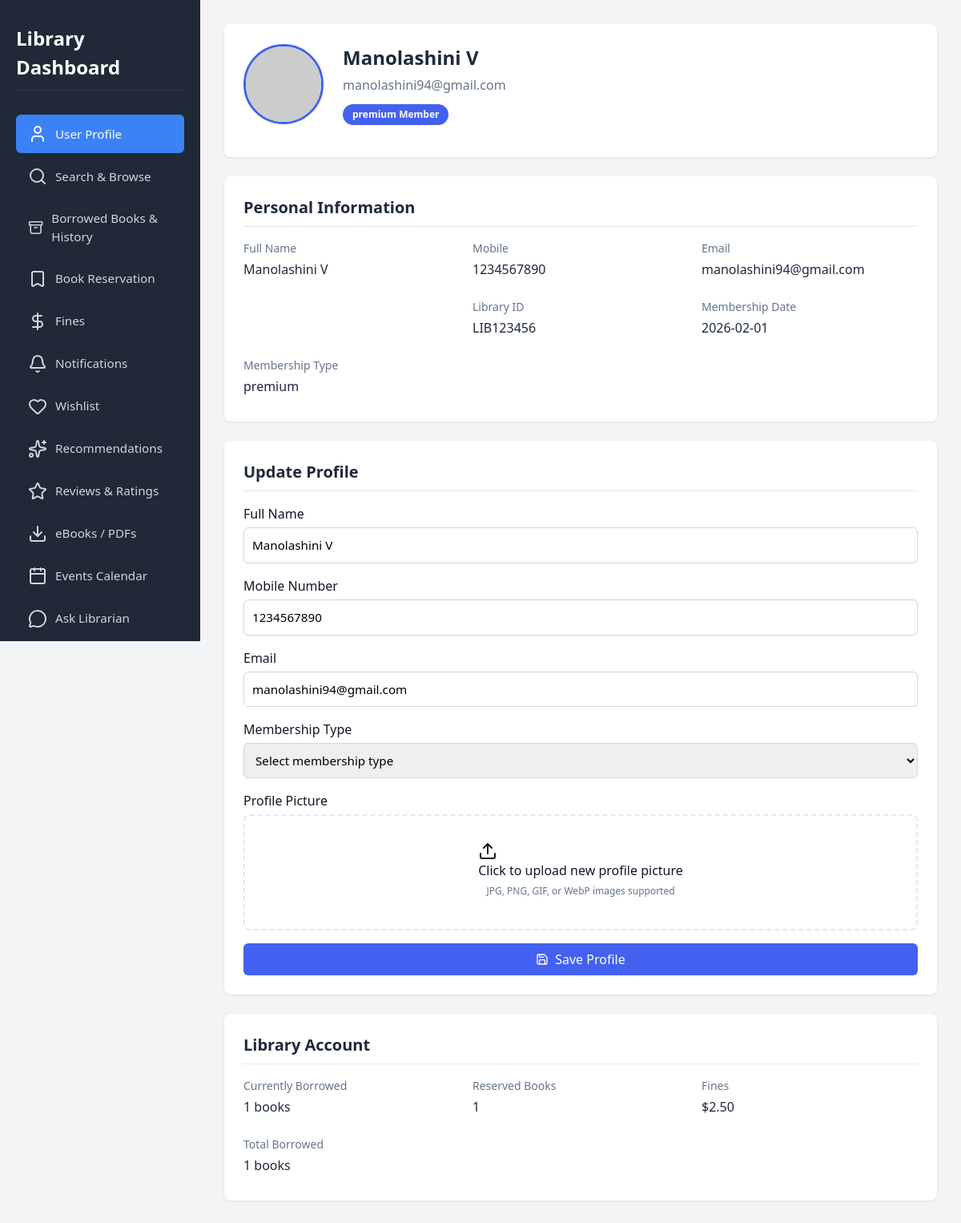
Screenshot of /profile.php (signed in) with the database file from the repository.
### tables this page shows
CREATE TABLE users (
    id INT AUTO_INCREMENT PRIMARY KEY,
    full_name VARCHAR(100) NOT NULL,
    email VARCHAR(100) NOT NULL UNIQUE,
    username VARCHAR(50) NOT NULL UNIQUE,
    password VARCHAR(255) NOT NULL,
    user_type ENUM('user', 'admin') NOT NULL DEFAULT 'user',
    is_approved BOOLEAN NOT NULL DEFAULT TRUE,
    created_at TIMESTAMP DEFAULT CURRENT_TIMESTAMP
);

### profile.php (the view, shortened to what this page needs)
<?php
require_once('config.php');
$user_id = $_SESSION['user_id'];
try {
    $sql = "SELECT * FROM users WHERE id = :user_id";
    $stmt = $pdo->prepare($sql);
    $stmt->bindParam(':user_id', $user_id, PDO::PARAM_INT);
    $stmt->execute();
    $user = $stmt->fetch(PDO::FETCH_ASSOC);
    $user['profile_pic'] = $user['profile_pic'] ?? null;
    $user['mobile'] = $user['mobile'] ?? '';
    $user['library_id'] = $user['library_id'] ?? 'LIB-' . str_pad($user['id'], 6, '0', STR_PAD_LEFT);
    $user['membership_type'] = $user['membership_type'] ?? '';
    $user['membership_date'] = $user['membership_date'] ?? date('Y-m-d');
    $user['last_login'] = $user['last_login'] ?? 'Never';
    $user['borrowed_books_count'] = 0;
    $user['reserved_books_count'] = 0;
    $user['total_borrowed'] = 0;
    $user['fines'] = '0.00';
    try {
        $table_check = $pdo->query("SHOW TABLES LIKE 'borrowings'")->fetch();
        if ($table_check) {
            $borrowed_count = $pdo->query("SELECT COUNT(*) FROM borrowings WHERE user_id = $user_id AND status = 'borrowed'")->fetchColumn();
            $user['borrowed_books_count'] = $borrowed_count;
            $total_borrowed = $pdo->query("SELECT COUNT(*) FROM borrowings WHERE user_id = $user_id")->fetchColumn();
            $user['total_borrowed'] = $total_borrowed;
        }
        $table_check = $pdo->query("SHOW TABLES LIKE 'reservations'")->fetch();
        if ($table_check) {
            $reservation_count = $pdo->query("SELECT COUNT(*) FROM reservations WHERE user_id = $user_id AND (status = 'pending' OR status = 'active')")->fetchColumn();
            $user['reserved_books_count'] = $reservation_count;
        }
        $table_check = $pdo->query("SHOW TABLES LIKE 'fines'")->fetch();
        if ($table_check) {
            $fines = $pdo->query("SELECT COALESCE(SUM(amount), 0) FROM fines WHERE user_id = $user_id AND status = 'unpaid'")->fetchColumn();
            $user['fines'] = number_format($fines, 2);
        }
    } catch (PDOException $e) {
        error_log("Database tables not found: " . $e->getMessage());
    }
} catch (PDOException $e) {
    die(json_encode(['error' => 'Database error: ' . $e->getMessage()]));
}
?>
<!DOCTYPE html>
<html lang="en">
<head>
    <link rel="stylesheet" href="dashboard.css">
    <link href="https://cdn.jsdelivr.net/npm/tailwindcss@2.2.19/dist/tailwind.min.css" rel="stylesheet">
    <link href="https://cdn.jsdelivr.net/npm/@mdi/font@6.5.95/css/materialdesignicons.min.css" rel="stylesheet">
</head>
<body>
    <div class="dashboard">
        <?php include('sidebar.php'); ?>
        <main class="main-content">
        <div class="card">
            <div class="profile-header">
                <img src="<?php echo !empty($user['profile_pic']) ? '../uploads/profile_pics/' . htmlspecialchars($user['profile_pic']) : 'https://ui-avatars.com/api/?name=' . urlencode($user['full_name']) . '&background=4361ee&color=fff&size=200'; ?>"
                    alt="Profile Picture" class="profile-picture" id="profile-picture">
                <div class="profile-info">
                    <h1><?php echo htmlspecialchars($user['full_name']); ?></h1>
                    <p><?php echo htmlspecialchars($user['email']); ?></p>
                    <?php if (!empty($user['membership_type'])): ?>
                        <span class="badge"><?php echo htmlspecialchars($user['membership_type']); ?> Member</span>
                    <?php endif; ?>
                </div>
            </div>
        </div>
        <div class="card">
            <h2 class="section-title">Personal Information</h2>
            <div class="info-grid">
                <div class="info-item">
                    <div class="info-label">Full Name</div>
                    <div class="info-value"><?php echo htmlspecialchars($user['full_name']); ?></div>
                </div>
                <div class="info-item">
                    <div class="info-label">Mobile</div>
                    <div class="info-value <?php echo empty($user['mobile']) ? 'empty' : ''; ?>">
                        <?php echo !empty($user['mobile']) ? htmlspecialchars($user['mobile']) : 'Not provided'; ?>
                    </div>
                </div>
                <div class="info-item">
                    <div class="info-label">Email</div>
                    <div class="info-value"><?php echo htmlspecialchars($user['email']); ?></div>
                </div>
                <br>
                <div class="info-item">
                    <div class="info-label">Library ID</div>
                    <div class="info-value"><?php echo htmlspecialchars($user['library_id']); ?></div>
                </div>
                <div class="info-item">
                    <div class="info-label">Membership Date</div>
                    <div class="info-value"><?php echo htmlspecialchars($user['membership_date']); ?></div>
                </div>
                <div class="info-item">
                    <div class="info-label">Membership Type</div>
                    <div class="info-value <?php echo empty($user['membership_type']) ? 'empty' : ''; ?>">
                        <?php echo !empty($user['membership_type']) ? htmlspecialchars($user['membership_type']) : 'Not selected'; ?>
                    </div>
                </div>
            </div>
        </div>
        <div class="card">
            <h2 class="section-title">Update Profile</h2>
            <form id="profile-form" method="POST" enctype="multipart/form-data">
                <div class="form-group">
                    <label for="name">Full Name</label>
                    <input type="text" id="name" name="name" class="form-control" value="<?php echo htmlspecialchars($user['full_name']); ?>" required>
                </div>
                <div class="form-group">
                    <label for="mobile">Mobile Number</label>
                    <input type="text" id="mobile" name="mobile" class="form-control" value="<?php echo htmlspecialchars($user['mobile']); ?>" placeholder="Enter your mobile number">
                </div>
                <div class="form-group">
                    <label for="email">Email</label>
                    <input type="email" id="email" name="email" class="form-control" value="<?php echo htmlspecialchars($user['email']); ?>" required>
                </div>
                <div class="form-group">
                    <label for="membership_type">Membership Type</label>
                    <select id="membership_type" name="membership_type" class="form-control">
                        <option value="">Select membership type</option>
                    </select>
                </div>
                <div class="form-group">
                    <label for="profile_pic">Profile Picture</label>
                    <div class="file-upload">
                        <label for="profile_pic" class="file-upload-label">
                            <i data-lucide="upload" style="width: 24px; height: 24px;"></i>
                            <div>Click to upload new profile picture</div>
                            <span class="file-upload-text">JPG, PNG, GIF, or WebP images supported</span>
                        </label>
                    </div>
                </div>
                <button type="submit" class="btn btn-primary btn-block" id="submit-button">
                    <i data-lucide="save" style="width: 16px; height: 16px; margin-right: 8px;"></i> Save Profile
                </button>
            </form>
        </div>
        <div class="card">
            <h2 class="section-title">Library Account</h2>
            <div class="info-grid">
                <div class="info-item">
                    <div class="info-label">Currently Borrowed</div>
                    <div class="info-value"><?php echo htmlspecialchars($user['borrowed_books_count']); ?> books</div>
                </div>
                <div class="info-item">
                    <div class="info-label">Reserved Books</div>
                    <div class="info-value"><?php echo htmlspecialchars($user['reserved_books_count']); ?></div>
                </div>
                <div class="info-item">
                    <div class="info-label">Fines</div>
                    <div class="info-value">$<?php echo htmlspecialchars($user['fines']); ?></div>
                </div>
                <div class="info-item">
                    <div class="info-label">Total Borrowed</div>
                    <div class="info-value"><?php echo htmlspecialchars($user['total_borrowed']); ?> books</div>
                </div>
            </div>
        </div>
        </main>
    </div>
</body>
</html>

### dashboard.css (style rules this page uses)
* { box-sizing: border-box; }
html, body { margin: 0; padding: 0; height: 100%; }
body { font-family: 'Segoe UI', Tahoma, Geneva, Verdana, sans-serif; background-color: #f3f4f6; }
.dashboard { display: flex; width: 100%; min-height: 100vh; }
.main-content { flex: 1; margin-left: 250px; padding: 30px; background-color: #f3f4f6; overflow-y: auto; min-height: 100vh; }
.card { background-color: white; padding: 25px; border-radius: 8px; box-shadow: 0 2px 10px rgba(0,0,0,0.05); margin-bottom: 20px; }
.section-title { margin-top: 0; color: #111827; font-size: 1.8rem; margin-bottom: 15px; font-weight: 600; }
.form-group { margin-bottom: 15px; }
.form-group label { display: block; margin-bottom: 5px; color: #111827; font-weight: 500; }
.form-group input, .form-group textarea, .form-group select { width: 100%; padding: 10px; border: 1px solid #d1d5db; border-radius: 6px; font-family: inherit; font-size: 0.95rem; }
.badge { display: inline-block; padding: 4px 8px; border-radius: 12px; font-size: 0.85rem; font-weight: 500; }

### profile.php (style rules this page uses)
.card { background: white; border-radius: 0.5rem; box-shadow: 0 1px 3px rgba(0, 0, 0, 0.1); padding: 1.5rem; margin-bottom: 1.5rem; }
.profile-header { display: flex; align-items: center; margin-bottom: 1rem; }
.profile-picture { width: 100px; height: 100px; border-radius: 50%; object-fit: cover; margin-right: 1.5rem; border: 3px solid #4361ee; }
.profile-info h1 { font-size: 1.5rem; font-weight: 600; margin: 0; color: #1e293b; }
.profile-info p { color: #64748b; margin: 0.25rem 0; }
.badge { display: inline-block; background: #4361ee; color: white; padding: 0.25rem 0.75rem; border-radius: 9999px; font-size: 0.75rem; font-weight: 600; margin-top: 0.5rem; }
.section-title { font-size: 1.25rem; font-weight: 600; margin-bottom: 1rem; color: #1e293b; border-bottom: 1px solid #e2e8f0; padding-bottom: 0.5rem; }
.info-grid { display: grid; grid-template-columns: repeat(auto-fill, minmax(200px, 1fr)); gap: 1rem; }
.info-item { margin-bottom: 0.5rem; }
.info-label { font-size: 0.875rem; color: #64748b; margin-bottom: 0.25rem; }
.info-value { font-weight: 500; color: #1e293b; }
.form-group { margin-bottom: 1rem; }
.form-control { width: 100%; padding: 0.5rem 0.75rem; border: 1px solid #e2e8f0; border-radius: 0.375rem; transition: border-color 0.15s ease-in-out; }
.file-upload { position: relative; display: flex; flex-direction: column; align-items: center; padding: 2rem; border: 2px dashed #e2e8f0; border-radius: 0.5rem; transition: all 0.3s ease; cursor: pointer; }
.file-upload-label { display: flex; flex-direction: column; align-items: center; text-align: center; cursor: pointer; }
.file-upload-text { font-size: 0.75rem; color: #64748b; margin-top: 0.5rem; }
.btn { display: inline-flex; align-items: center; justify-content: center; padding: 0.5rem 1rem; border-radius: 0.375rem; font-weight: 500; transition: all 0.2s ease; cursor: pointer; }
.btn-primary { background-color: #4361ee; color: white; border: none; }
.btn-block { width: 100%; }

### rows the page displays
users: full_name "Manolashini V", email "manolashini94@gmail.com", membership_type "premium", mobile "1234567890", library "LIB123456", membership_date "2026-02-01", name "Manolashini V"

### other values shown
$user['borrowed_books_count'] "1"
$user['reserved_books_count'] "1"
$user['fines'] "2.50"
$user['total_borrowed'] "1"
